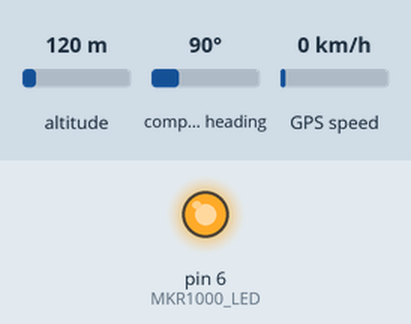
The sketch below on a simulated Arduino Mega 2560, built for the host (arithmetic inside an expression is 32-bit, double 64-bit). Shown: output pins drawn as LEDs (lit = HIGH). Dashed ring = blinking. Inputs (shaded band) come from the test bench; at power-on: altitude 120 m, compass heading 90°, GPS speed 0 km/h. The GPS gets a fix after 3 s at 37.7749, -122.4194 with 8 satellites; what the sketch prints to the serial monitor is not drawn.

Above: at 0.1 s.
At 2.88 s:
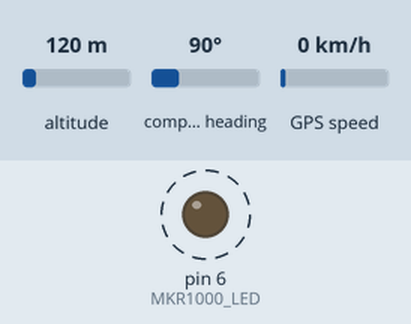
Timing chart, 0 to 3.2 s (numbered marks = the images above):
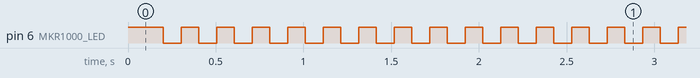

Measured:
- by itself, pin 6 (MKR1000_LED): alternates HIGH for 0.10 s and LOW for 0.10 s

The sketch:

SerialComTest.ino
```cpp
/*
  SERCOM Test

  Test the ability to add extra hardware serial ports to the MKR1000
  This sketch has the following serial interfaces:
    Serial  - Native USB interface
    Serial1 - Default serial port on D13, D14 (Sercom 5)
    Serial2 - Extra serial port on D0, D1 (Sercom 3)
    Serial3 - Extra serial port on D4, D5 (Sercom 4)

  Good explanation of sercom funcationality here:
  https://learn.adafruit.com/using-atsamd21-sercom-to-add-more-spi-i2c-serial-ports/muxing-it-up

  This sketch will echo characters recieved on any of the 4 serial ports to all other serial ports.

  for Arduino MKR1000
  by Tom Kuehn
  26/06/2016

*/

#include <Arduino.h>                              // required before wiring_private.h
#include <wiring_private.h>
#include "TinyGPS++.h"

TinyGPSPlus gps;

static const char MKR1000_LED       = 6;


void setup()
{
  static boolean state = HIGH;
  static unsigned char count = 0;

  pinMode(MKR1000_LED, OUTPUT);
  Serial1.begin(9600);

  // Start Serial for debugging on the Serial Monitor
  Serial.begin(9600);
  while (!Serial && (count < 30) )
  {
    delay(200);     // Wait for serial port to connect with timeout. Needed for native USB
    digitalWrite(MKR1000_LED, state);
    state = !state;
    count++;
  }

 digitalWrite(MKR1000_LED, HIGH);
 Serial.println("Setup Complete");
 Serial1.println("Setup Complete");

}

void loop()
{
  static unsigned long ms = 0;
  static boolean state = HIGH;
  static unsigned char c = 0;

  if (Serial.available())
  {
    char c = Serial.read();
//    Serial.print(c);
//    Serial1.print(c);
//    gps.encode(c);
//    if (gps.altitude.isUpdated()){
//      Serial.println("I am in");
//      Serial.println(gps.altitude.meters());
//      Serial.print("LAT=");  Serial.println(gps.location.lat(), 6);
//      Serial.print("LONG="); Serial.println(gps.location.lng(), 6);
//    }

  }
  if (Serial1.available())
  {
    char c = Serial1.read();
//    Serial.print(c);
//    Serial1.print(c);
//    Serial2.print(c);
//    Serial3.print(c);
    gps.encode(c);
    if (gps.altitude.isUpdated()){
      Serial.println("I am in");
      Serial.println(gps.altitude.meters());
      Serial.print("LAT=");  Serial.println(gps.location.lat(), 6);
      Serial.print("LONG="); Serial.println(gps.location.lng(), 6);
    }
  }


  if (millis() - ms > 100)
  {
    ms = millis();
    digitalWrite(MKR1000_LED, state);
    state = !state;
  }

}
```
